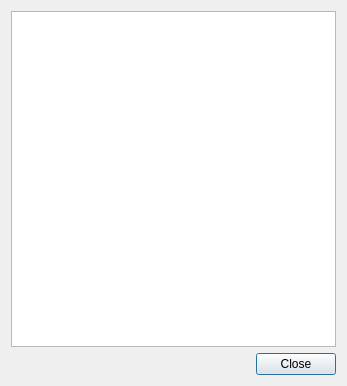
<?xml version="1.0" encoding="UTF-8"?>
<ui version="4.0">
 <class>PluginDialog</class>
 <widget class="QDialog" name="PluginDialog">
  <property name="geometry">
   <rect>
    <x>0</x>
    <y>0</y>
    <width>347</width>
    <height>386</height>
   </rect>
  </property>
  <property name="windowTitle">
   <string>Plugin manager</string>
  </property>
  <layout class="QVBoxLayout" name="verticalLayout">
   <item>
    <widget class="QTableView" name="table_plugins">
     <property name="showGrid">
      <bool>false</bool>
     </property>
     <property name="gridStyle">
      <enum>Qt::NoPen</enum>
     </property>
     <property name="cornerButtonEnabled">
      <bool>false</bool>
     </property>
     <attribute name="horizontalHeaderVisible">
      <bool>false</bool>
     </attribute>
     <attribute name="verticalHeaderVisible">
      <bool>false</bool>
     </attribute>
    </widget>
   </item>
   <item>
    <widget class="QDialogButtonBox" name="buttonBox">
     <property name="orientation">
      <enum>Qt::Horizontal</enum>
     </property>
     <property name="standardButtons">
      <set>QDialogButtonBox::Close</set>
     </property>
    </widget>
   </item>
  </layout>
 </widget>
 <resources/>
 <connections>
  <connection>
   <sender>buttonBox</sender>
   <signal>accepted()</signal>
   <receiver>PluginDialog</receiver>
   <slot>accept()</slot>
   <hints>
    <hint type="sourcelabel">
     <x>248</x>
     <y>254</y>
    </hint>
    <hint type="destinationlabel">
     <x>157</x>
     <y>274</y>
    </hint>
   </hints>
  </connection>
  <connection>
   <sender>buttonBox</sender>
   <signal>rejected()</signal>
   <receiver>PluginDialog</receiver>
   <slot>reject()</slot>
   <hints>
    <hint type="sourcelabel">
     <x>316</x>
     <y>260</y>
    </hint>
    <hint type="destinationlabel">
     <x>286</x>
     <y>274</y>
    </hint>
   </hints>
  </connection>
 </connections>
</ui>
